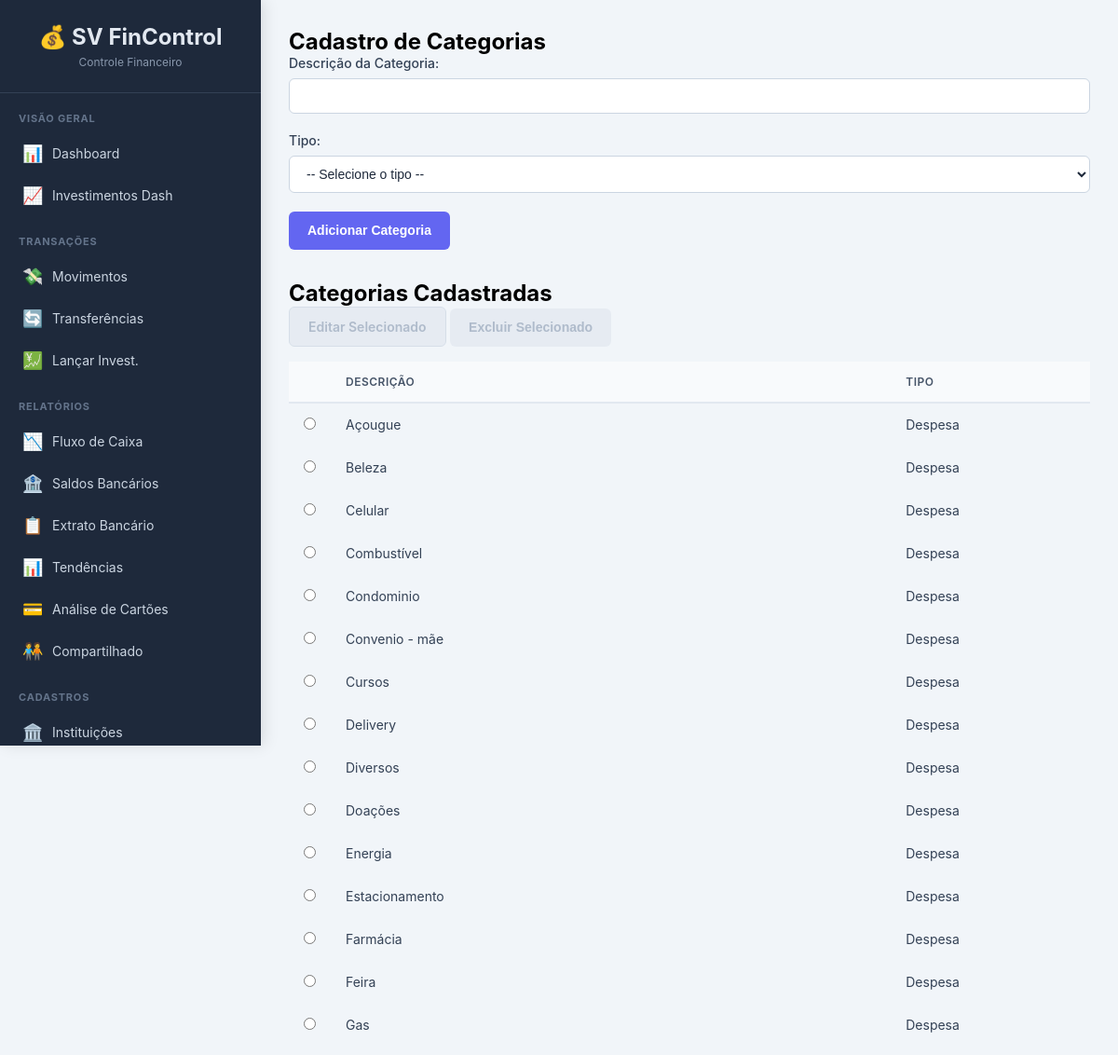
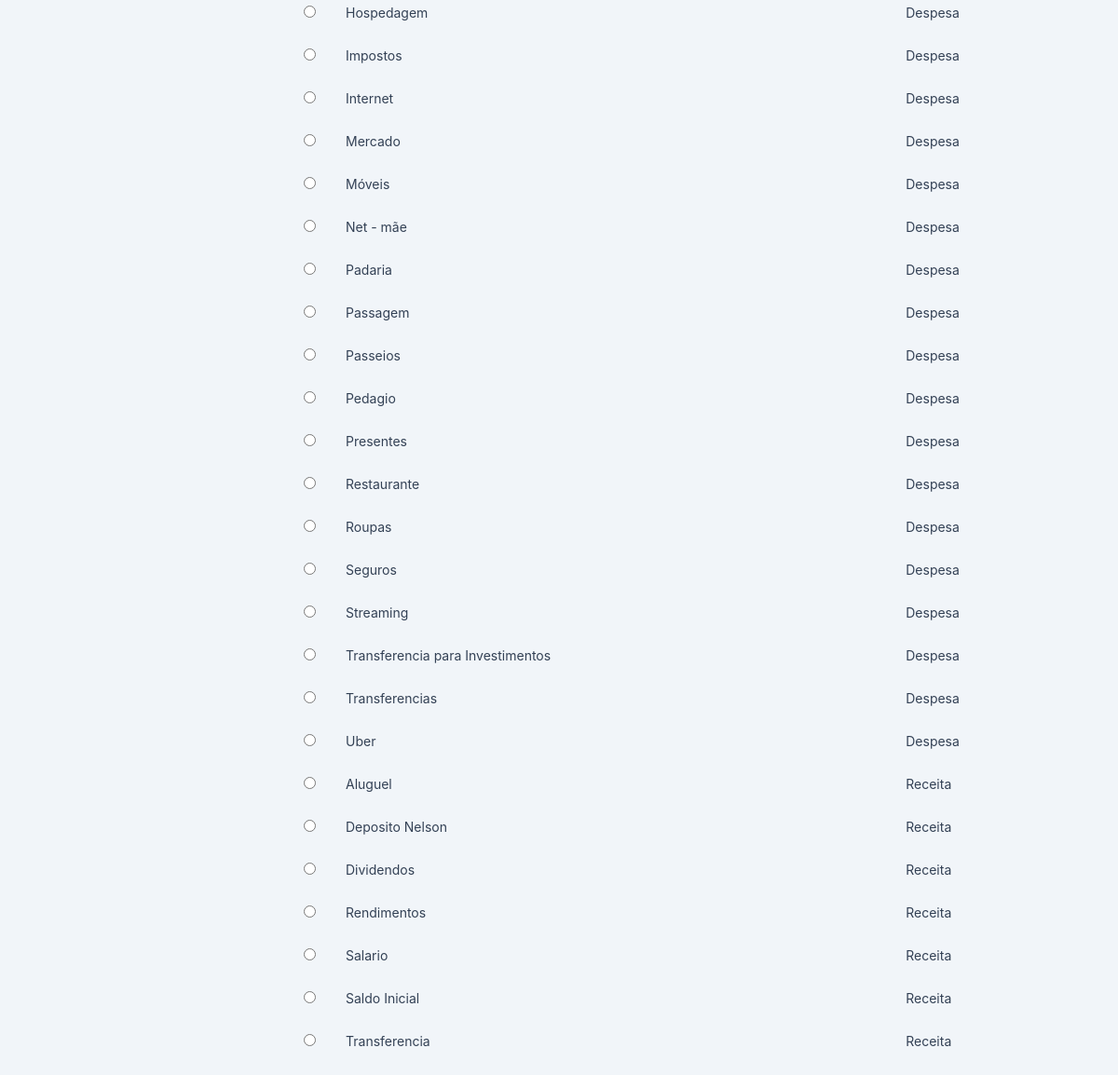
Screenshot of /categorias with the database file from the repository (2 pictures, top to bottom).
### tables this page shows
CREATE TABLE categorias (
        id INTEGER PRIMARY KEY AUTOINCREMENT,
        descricao TEXT NOT NULL UNIQUE,
        tipo TEXT NOT NULL CHECK(tipo IN ('Receita', 'Despesa'))
    );

### app.py (the view, shortened to what this page needs)
@app.route('/categorias', methods=['GET', 'POST'])
def categorias():
    conn = get_db_connection()
    categorias_list = conn.execute('SELECT * FROM categorias ORDER BY tipo, descricao').fetchall()
    conn.close()
    return render_template('categorias.html', categorias=categorias_list)

### app.py (called while the page is built)
def get_db_connection():
    conn = sqlite3.connect(DATABASE, detect_types=sqlite3.PARSE_DECLTYPES | sqlite3.PARSE_COLNAMES)
    conn.execute("PRAGMA foreign_keys = ON;")
    conn.execute("PRAGMA journal_mode=WAL")
    conn.row_factory = sqlite3.Row
    return conn

### templates/categorias.html (shortened to what this page needs)
{% extends "base.html" %}
{% block content %}
    <h2>Cadastro de Categorias</h2>
    <form method="POST" action="{{ url_for('categorias') }}">
        <div class="form-group">
            <label for="descricao">Descrição da Categoria:</label>
            <input type="text" id="descricao" name="descricao" required autocomplete="off">
        </div>
        <div class="form-group">
            <label for="tipo">Tipo:</label>
            <select id="tipo" name="tipo" required>
                <option value="">-- Selecione o tipo --</option>
            </select>
        </div>
        <button type="submit" class="btn btn-primary">Adicionar Categoria</button>
    </form>
    <h2 style="margin-top: 2rem;">Categorias Cadastradas</h2>
    <div class="action-buttons" style="margin-bottom: 1rem;">
        <a href="#" id="btn-editar" class="btn btn-secondary" disabled>Editar Selecionado</a>
        <button type="submit" form="form-excluir" id="btn-excluir" class="btn btn-danger" disabled>Excluir Selecionado</button>
    </div>
    <table>
        <thead>
            <tr>
                <th style="width: 5%;"></th>
                <th>Descrição</th>
                <th>Tipo</th>
            </tr>
        </thead>
        <tbody>
            {% for cat in categorias %}
            <tr id="row-{{ cat.id }}">
                <td>
                    <input type="radio" name="selecionado" value="{{ cat.id }}" onchange="itemSelecionado(this)">
                </td>
                <td>{{ cat.descricao }}</td>
                <td>{{ cat.tipo }}</td>
            </tr>
            {% else %}
            <tr>
                <td colspan="3">Nenhuma categoria cadastrada.</td>
            </tr>
            {% endfor %}
        </tbody>
    </table>
{% endblock %}

### templates/base.html (style rules this page uses)
* { margin: 0; padding: 0; box-sizing: border-box; }
body { font-family: -apple-system, BlinkMacSystemFont, "Segoe UI", Roboto, "Helvetica Neue", Arial, sans-serif; background-color: #f1f5f9; min-height: 100vh; display: flex; }
table { width: 100%; border-collapse: collapse; }
thead { background: #f8fafc; }
th { padding: 14px 16px; text-align: left; font-size: 12px; font-weight: 600; color: #475569; text-transform: uppercase; letter-spacing: 0.5px; border-bottom: 2px solid #e2e8f0; white-space: nowrap; }
td { padding: 14px 16px; border-bottom: 1px solid #f1f5f9; color: #334155; font-size: 14px; }
tbody tr:last-child td { border-bottom: none; }
.form-group { margin-bottom: 20px; }
.form-group label { display: block; margin-bottom: 8px; font-weight: 500; font-size: 14px; color: #334155; }
.form-group input, .form-group select, .form-group textarea { width: 100%; padding: 10px 14px; border: 1px solid #cbd5e1; border-radius: 6px; font-size: 14px; transition: border-color 0.2s, box-shadow 0.2s; background: white; color: #1e293b; }
.btn { padding: 10px 20px; border: none; border-radius: 6px; cursor: pointer; font-size: 14px; font-weight: 600; transition: all 0.2s ease-in-out; display: inline-flex; align-items: center; gap: 8px; text-decoration: none; line-height: 1.5; }
.btn-primary { background-color: #6366f1; color: white; }
.btn-secondary { background: #e2e8f0; color: #475569; border: 1px solid #cbd5e1; }
.btn-danger { background: #fecaca; color: #b91c1c; }
.btn[disabled] { background: #e2e8f0; color: #94a3b8; cursor: not-allowed; transform: none !important; box-shadow: none !important; opacity: 0.7; }

### rows the page displays
categorias: descricao "Açougue", tipo "Despesa"
categorias: descricao "Beleza", tipo "Despesa"
categorias: descricao "Celular", tipo "Despesa"
categorias: descricao "Combustível", tipo "Despesa"
categorias: descricao "Condominio", tipo "Despesa"
categorias: descricao "Convenio - mãe", tipo "Despesa"
categorias: descricao "Cursos", tipo "Despesa"
categorias: descricao "Delivery", tipo "Despesa"
categorias: descricao "Diversos", tipo "Despesa"
categorias: descricao "Doações", tipo "Despesa"
categorias: descricao "Energia", tipo "Despesa"
categorias: descricao "Estacionamento", tipo "Despesa"
categorias: descricao "Farmácia", tipo "Despesa"
categorias: descricao "Feira", tipo "Despesa"
categorias: descricao "Gas", tipo "Despesa"
categorias: descricao "Hospedagem", tipo "Despesa"
categorias: descricao "Impostos", tipo "Despesa"
categorias: descricao "Internet", tipo "Despesa"
categorias: descricao "Mercado", tipo "Despesa"
categorias: descricao "Móveis", tipo "Despesa"
categorias: descricao "Net - mãe", tipo "Despesa"
categorias: descricao "Padaria", tipo "Despesa"
categorias: descricao "Passagem", tipo "Despesa"
categorias: descricao "Passeios", tipo "Despesa"
categorias: descricao "Pedagio", tipo "Despesa"
categorias: descricao "Presentes", tipo "Despesa"
categorias: descricao "Restaurante", tipo "Despesa"
categorias: descricao "Roupas", tipo "Despesa"
categorias: descricao "Seguros", tipo "Despesa"
categorias: descricao "Streaming", tipo "Despesa"
categorias: descricao "Transferencia para Investimentos", tipo "Despesa"
categorias: descricao "Transferencias", tipo "Despesa"
categorias: descricao "Uber", tipo "Despesa"
categorias: descricao "Aluguel", tipo "Receita"
categorias: descricao "Deposito Nelson", tipo "Receita"
categorias: descricao "Dividendos", tipo "Receita"
categorias: descricao "Rendimentos", tipo "Receita"
categorias: descricao "Salario", tipo "Receita"
categorias: descricao "Saldo Inicial", tipo "Receita"
categorias: descricao "Transferencia", tipo "Receita"
